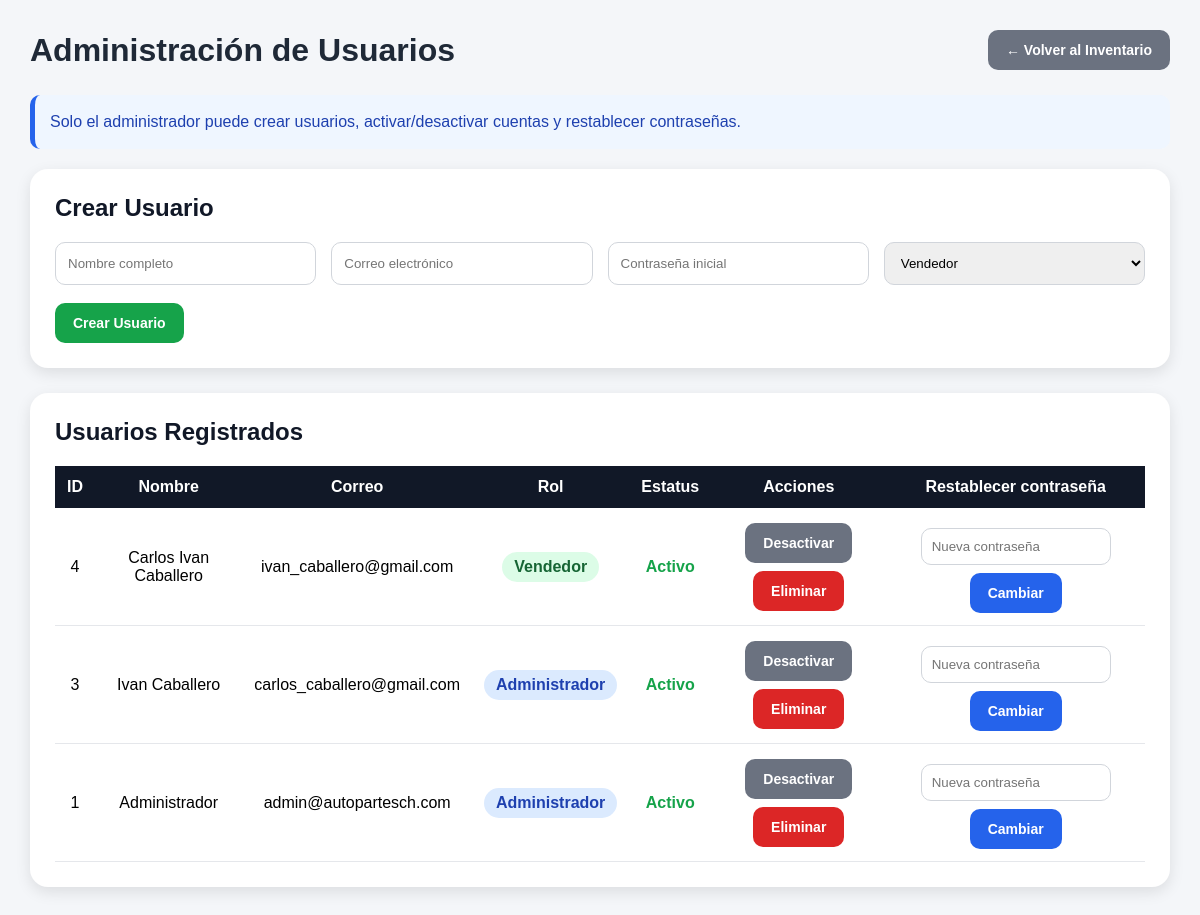
Before: /usuarios (signed in) with the older database file.
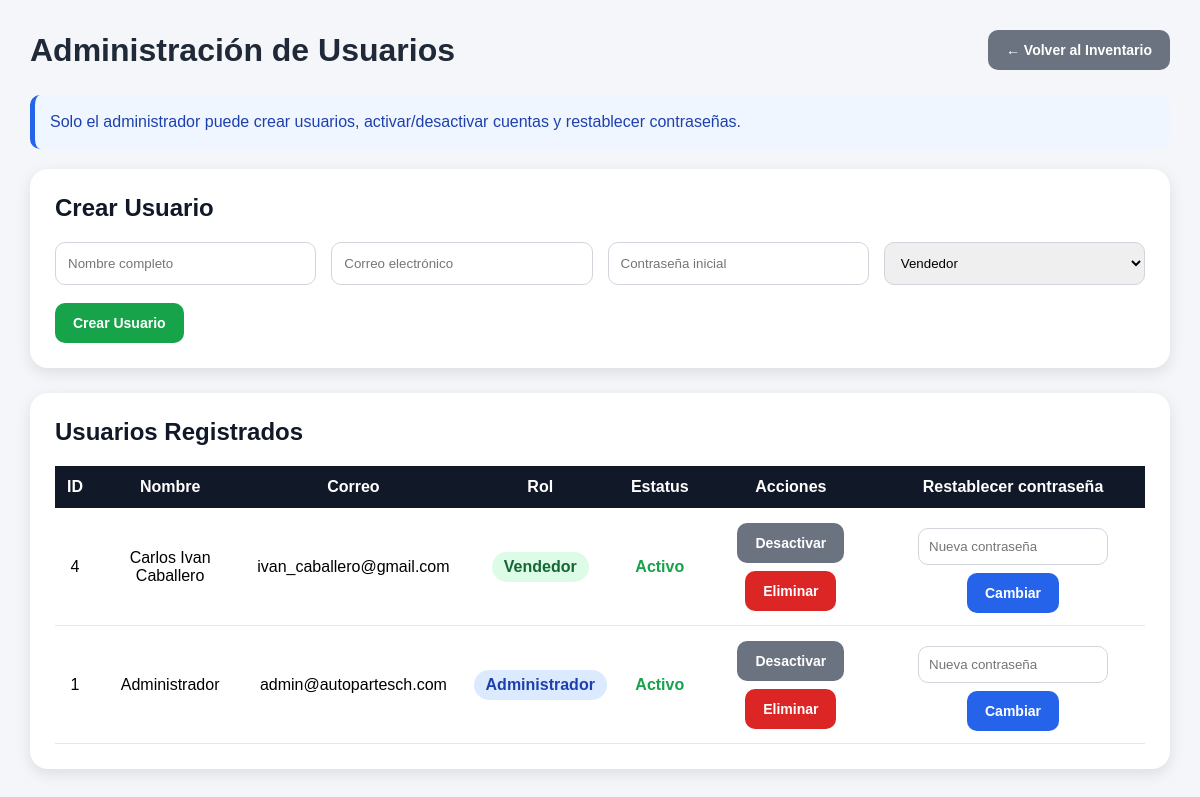
After: the same page with the newer database file.
### app.py (models this page shows)
class Usuario(db.Model):
    id = db.Column(db.Integer, primary_key=True)
    nombre = db.Column(db.String(150), nullable=False)
    correo = db.Column(db.String(180), unique=True, nullable=False)
    password_hash = db.Column(db.String(300), nullable=False)
    rol = db.Column(db.String(50), default="vendedor")
    activo = db.Column(db.Boolean, default=True)

### app.py (the view, shortened to what this page needs)
@app.route("/usuarios", methods=["GET", "POST"])
def usuarios():
    if not session.get("rol"):
        return redirect("/login")
    if session.get("rol") != "admin":
        return redirect("/inventario")
    mensaje = None
    error = None
    usuarios_lista = Usuario.query.order_by(Usuario.id.desc()).all()
    return render_template(
        "usuarios.html",
        usuarios=usuarios_lista,
        mensaje=mensaje,
        error=error
    )

### templates/usuarios.html (shortened to what the changed rows need)
<!DOCTYPE html>
<html lang="es">
<head>
</head>
<body>
<div class="contenedor">
    <div class="titulo">
        <h1>Administración de Usuarios</h1>
    </div>
    <div class="card">
        <h2>Crear Usuario</h2>
    </div>
    <div class="card">
        <h2>Usuarios Registrados</h2>
        <div class="tabla-contenedor">
            <table class="tabla">
                <thead>
                    <tr>
                        <th>ID</th>
                        <th>Nombre</th>
                        <th>Correo</th>
                        <th>Rol</th>
                        <th>Estatus</th>
                        <th>Acciones</th>
                        <th>Restablecer contraseña</th>
                    </tr>
                </thead>
                <tbody>
                {% for usuario in usuarios %}
                    <tr>
                        <td>{{ usuario.id }}</td>
                        <td>{{ usuario.nombre }}</td>
                        <td>{{ usuario.correo }}</td>
                        <td>
                            {% if usuario.rol == "admin" %}
                                <span class="rol-admin">
                                    Administrador
                                </span>
                            {% else %}
                                <span class="rol-vendedor">
                                    Vendedor
                                </span>
                            {% endif %}
                        </td>
                        <td>
                            {% if usuario.activo %}
                                <span class="activo">
                                    Activo
                                </span>
                            {% else %}
                                <span class="inactivo">
                                    Inactivo
                                </span>
                            {% endif %}
                        </td>
                        <td>
                            <div class="acciones">
                                {% if usuario.activo %}
                                    <a
                                        href="/usuarios/desactivar/{{ usuario.id }}"
                                        class="btn btn-gris"
                                        onclick="return confirm('¿Desactivar este usuario?')"
                                    >
                                        Desactivar
                                    </a>
                                {% endif %}
                                <a
                                    href="/usuarios/eliminar/{{ usuario.id }}"
                                    class="btn btn-rojo"
                                    onclick="return confirm('¿Eliminar usuario? Esta acción no se puede deshacer.')"
                                >
                                    Eliminar
                                </a>
                            </div>
                        </td>
                        <td>
                            <form
                                method="POST"
                                action="/usuarios/reset/{{ usuario.id }}"
                                class="reset-box"
                            >
                                <input
                                    type="password"
                                    name="nueva_password"
                                    placeholder="Nueva contraseña"
                                    minlength="6"
                                    required
                                >
                                <button
                                    type="submit"
                                    class="btn btn-azul"
                                    onclick="return confirm('¿Restablecer la contraseña de este usuario?')"
                                >
                                    Cambiar
                                </button>
                            </form>
                        </td>
                    </tr>
                {% endfor %}
                </tbody>
            </table>
        </div>
    </div>
</div>
</body>
</html>

Changed rows visible on the page:
removed Usuario: id "3", nombre "Ivan Caballero", correo "carlos_caballero@gmail.com", rol "Administrador", activo "Activo"
